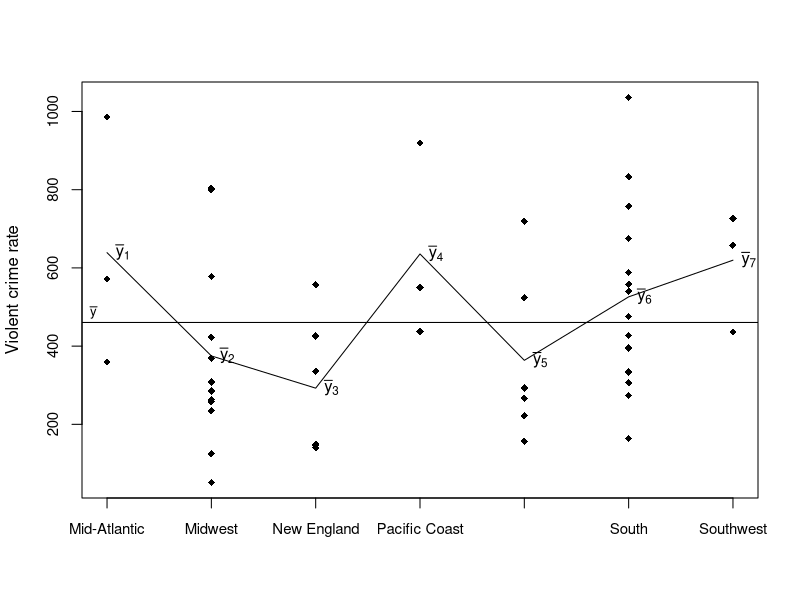

R code for this plot:
## ---- chunk 1
state <- c('Maine', 'New Hampshire', 'Vermont', 'Massachusetts', 'Rhode Island', 
           'Connecticut', 'New York', 'New Jersey', 'Pennsylvania', 'Ohio', 'Indiana',
           'Illinois','Michigan','Wisconsin','Minnesota','Iowa','Nebraska','Missouri',
           'North Dakota','South Dakota','Kansas','Delaware','Maryland','Virginia',
           'West Virginia','North Carolina','South Carolina','Georgia','Florida',
           'Kentucky','Tennessee','Alabama','Mississippi','Arkansas','Louisiana',
           'Oklahoma','Texas','Arizona','New Mexico','Wyoming','Colorado','Montana',
           'Idaho','Utah','Nevada','Washington','Oregon','California')
rate <- c(147,140,149,557,336,426,986,572,359,423,308,800,804,258,285,
                         235,263,578,51,125,369,427,833,306,164,476,675,588,1036,334,
                         540,558,274,395,758,436,659,658,726,293,524,157,222,267,719,
                         437,550,920)
region <- c('New England','New England','New England','New England','New England','New England',
            'Mid-Atlantic','Mid-Atlantic','Mid-Atlantic','Midwest','Midwest','Midwest','Midwest',
            'Midwest','Midwest','Midwest','Midwest','Midwest','Midwest','Midwest','Midwest',
            'South','South','South','South','South','South','South','South','South','South',
            'South','South','South','South','Southwest','Southwest','Southwest','Southwest',
            'Rocky Mountains','Rocky Mountains','Rocky Mountains','Rocky Mountains',
            'Rocky Mountains','Rocky Mountains','Pacific Coast','Pacific Coast','Pacific Coast')
us_crimes86 <- data.frame(state,rate,region)
reg_means <- aggregate(rate~region, data=us_crimes86, FUN=function(x) c(mean=mean(x)))
## ---- chunk 2
with(us_crimes86, stripchart(rate ~ region, vertical = TRUE, add = FALSE,ylab = "Violent crime rate",cex.axis=0.9,pch=18))
abline(h=mean(us_crimes86$rate))
text(1,480,expression(bar(y)),pos=2,cex=.8)
lines(1:7,reg_means$rate)
mean_labs <- c(expression(bar(y)[1]),expression(bar(y)[2]),expression(bar(y)[3]),expression(bar(y)[4]),
               expression(bar(y)[5]),expression(bar(y)[6]),expression(bar(y)[7]))
text(1.15:7.15,reg_means$rate,labels=mean_labs)
